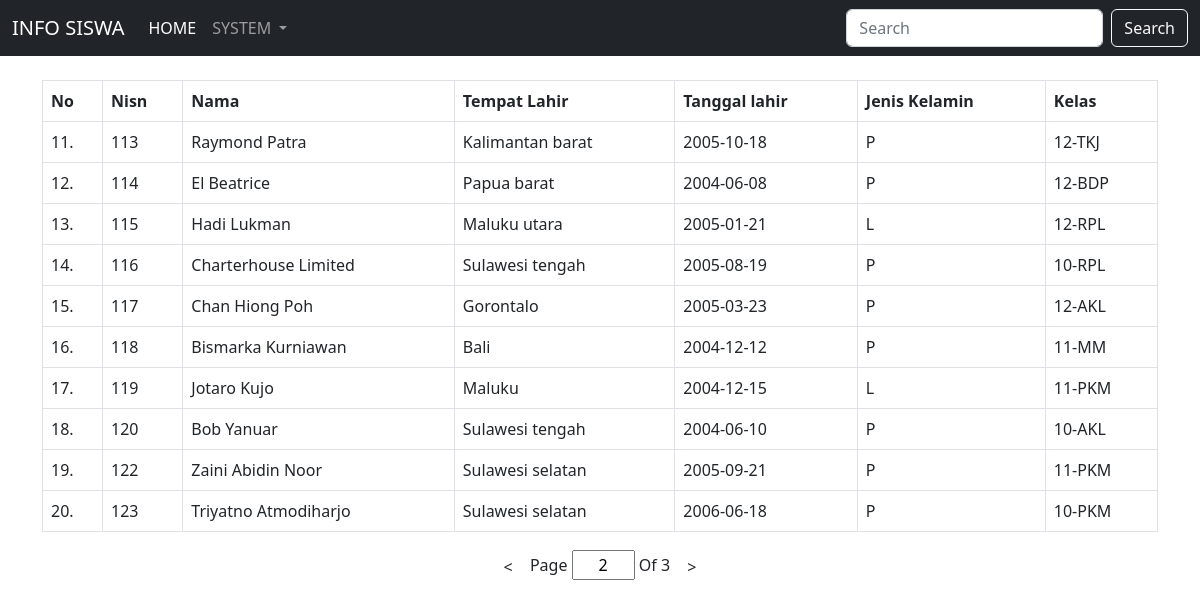
The app's page /laman.php?halaman=2 with its own data.
### tables this page shows
CREATE TABLE `info_siswa` (
  `id` int(11) NOT NULL,
  `nis` varchar(255) NOT NULL,
  `nama_lengkap` varchar(255) NOT NULL,
  `tempat_lahir` varchar(255) NOT NULL,
  `tanggal_lahir` date NOT NULL,
  `jenis_kelamin` varchar(1) NOT NULL,
  `kelas` varchar(255) NOT NULL
);

### laman.php (the view, shortened to what this page needs)
<!DOCTYPE html>
<html lang="en">
<head>
    <link href="https://cdn.jsdelivr.net/npm/bootstrap@5.2.0-beta1/dist/css/bootstrap.min.css" rel="stylesheet">
</head>
<body>
<nav class="navbar navbar-expand-lg bg-dark navbar-dark ">
  <div class="container-fluid">
    <a class="navbar-brand" href="#">INFO SISWA</a>
    <div class="collapse navbar-collapse" id="navbarSupportedContent">
      <ul class="navbar-nav me-auto mb-2 mb-lg-0">
        <li class="nav-item">
          <a class="nav-link active" aria-current="page" href="#">HOME</a>
        </li>
        <li class="nav-item dropdown">
          <a class="nav-link dropdown-toggle" href="#" role="button" data-bs-toggle="dropdown" aria-expanded="false">
            SYSTEM
          </a>
        </li>
      </ul>
      <form class="d-flex" role="search">
        <input class="form-control me-2" name="search" type="search" placeholder="<?php
        if($_SESSION['admin_login'] == true){echo 'Selamat datang admin';}elseif($_SESSION['operator_login']==true){echo 'Selamat datang operator';}elseif($_SESSION['siswa_login'] == true){echo 'Selamat datang siswa';}else{echo 'Search';};?>" aria-label="Search">
        <button class="btn btn-outline-light" type="submit">Search</button>
      </form>
    </div>
  </div>
</nav>
    <div  class="container">
<table class="table table-bordered table-hover">
        <br>
        <thead>
        <tr>
            <th>No</th>
            <th>Nisn</th>
            <th>Nama</th>
            <th>Tempat Lahir</th>
            <th>Tanggal lahir</th>
            <th>Jenis Kelamin</th>
            <th>Kelas</th>
        </tr>
        </thead>
        <?php
        include "koneksi.php";
        $jumlahdataperhalaman = 10;
        $ambildata1 = mysqli_query($kon,"SELECT * FROM info_siswa");
        $jumlahdata = mysqli_num_rows($ambildata1);
        $jumlahpage = ceil( $jumlahdata / $jumlahdataperhalaman);
        if(isset($_GET['halaman'])){
        $halamanaktif = $_GET['halaman'];
        }else{
            $halamanaktif = 1;
        }
        $awaldata = ($jumlahdataperhalaman * $halamanaktif) - $jumlahdataperhalaman;
        $no = $halamanaktif + ($halamanaktif - 1) * ($jumlahdataperhalaman - 1);
        $sql = "SELECT * FROM info_siswa LIMIT $awaldata,$jumlahdataperhalaman";
        $hasil=mysqli_query($kon,$sql);
        $search = $_GET['search'];
        if($search == ""){
          $sql = "SELECT * FROM info_siswa LIMIT $awaldata,$jumlahdataperhalaman";
          $hasil=mysqli_query($kon,$sql);
        }
        while ($data = mysqli_fetch_array($hasil)) {
            ?>
            <tbody>
            <tr>
                <td><?php echo $no;?>.</td>
                <td><?php echo $data["nis"];   ?></td>
                <td><?php echo $data["nama_lengkap"];   ?></td>
                <td><?php echo $data["tempat_lahir"];   ?></td>
                <td><?php echo $data["tanggal_lahir"];   ?></td>
                <td><?php echo strtoupper($data["jenis_kelamin"]);   ?></td>
                <td><?php echo strtoupper($data["kelas"]);   ?></td>
            </tbody>
            <?php
            $no++;
        }
        ?>
    </table>
    <div class="text-center">
    <form action="" method="get" class="mx-auto my-3">
<?php if($halamanaktif >1):?><a class="btn"
    href="?halaman=<?=$halamanaktif - 1?>">&lt;</a><?php endif;?>
<span>Page <input type="number" class="text-center" min="0" value="<?= $halamanaktif;?>" max="<?=$jumlahpage;?>"
        name="halaman" id="number"> Of <?= $jumlahpage; ?></span>
<?php if($halamanaktif < $jumlahpage):?><a class="btn"
    href="?halaman=<?=$halamanaktif + 1?>">&gt;</a><?php endif;?>
</form>
    </div>
    </div>
</body>
</html>

### laman.php (style rules this page uses)
input[type=number] { -moz-appearance: textfield; }

### records on screen
info_siswa: nis "113", nama_lengkap "Raymond Patra", tempat_lahir "Kalimantan barat", tanggal_lahir "2005-10-18", jenis_kelamin "P", kelas "12-TKJ"
info_siswa: nis "114", nama_lengkap "El Beatrice", tempat_lahir "Papua barat", tanggal_lahir "2004-06-08", jenis_kelamin "P", kelas "12-BDP"
info_siswa: nis "115", nama_lengkap "Hadi Lukman", tempat_lahir "Maluku utara", tanggal_lahir "2005-01-21", jenis_kelamin "L", kelas "12-RPL"
info_siswa: nis "116", nama_lengkap "Charterhouse Limited", tempat_lahir "Sulawesi tengah", tanggal_lahir "2005-08-19", jenis_kelamin "P", kelas "10-RPL"
info_siswa: nis "117", nama_lengkap "Chan Hiong Poh", tempat_lahir "Gorontalo", tanggal_lahir "2005-03-23", jenis_kelamin "P", kelas "12-AKL"
info_siswa: nis "118", nama_lengkap "Bismarka Kurniawan", tempat_lahir "Bali", tanggal_lahir "2004-12-12", jenis_kelamin "P", kelas "11-MM"
info_siswa: nis "119", nama_lengkap "Jotaro Kujo", tempat_lahir "Maluku", tanggal_lahir "2004-12-15", jenis_kelamin "L", kelas "11-PKM"
info_siswa: nis "120", nama_lengkap "Bob Yanuar", tempat_lahir "Sulawesi tengah", tanggal_lahir "2004-06-10", jenis_kelamin "P", kelas "10-AKL"
info_siswa: nis "122", nama_lengkap "Zaini Abidin Noor", tempat_lahir "Sulawesi selatan", tanggal_lahir "2005-09-21", jenis_kelamin "P", kelas "11-PKM"
info_siswa: nis "123", nama_lengkap "Triyatno Atmodiharjo", tempat_lahir "Sulawesi selatan", tanggal_lahir "2006-06-18", jenis_kelamin "P", kelas "10-PKM"

### other values on screen
$jumlahpage "3"
